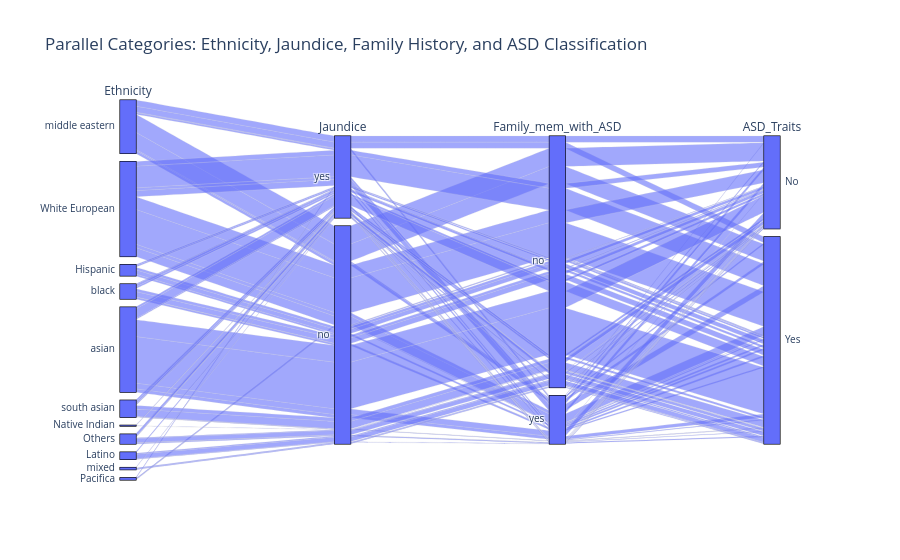

This figure's notebook cell:
### Markdown cell above
First is a sunburst diagram to see how our data is composed in terms of ethnicity, gender, and ASD classification (the target variable). We see that the majority of rows are from white males followed by asian males with latino, pacifica, native indian with the smallest representation. We must keep this bias of the data in mind before drawing any serious conclusions about a model's predictions.

---

### Code cell
fig_parallel = px.parallel_categories(
    asd_toddlers_df,
    dimensions=['Ethnicity', 'Jaundice', 'Family_mem_with_ASD', 'ASD_Traits'],  
    title="Parallel Categories: Ethnicity, Jaundice, Family History, and ASD Classification"
)
fig_parallel.show()

### Figure 1 — Plotly figure (JSON) as saved in the notebook; plotly's stock layout.template omitted (floating-point values rounded to 4 significant figures; data arrays with more than 128 entries replaced by an {"elided": "..."} marker saying what was removed)
{"data": [{"dimensions": [{"label": "Ethnicity", "values": {"elided": "1054 str values"}}, {"label": "Jaundice", "values": {"elided": "1054 str values"}}, {"label": "Family_mem_with_ASD", "values": {"elided": "1054 str values"}}, {"label": "ASD_Traits", "values": {"elided": "1054 str values"}}], "domain": {"x": [0, 1], "y": [0, 1]}, "name": "", "type": "parcats"}], "layout": {"legend": {"tracegroupgap": 0}, "title": {"text": "Parallel Categories: Ethnicity, Jaundice, Family History, and ASD Classification"}}}
